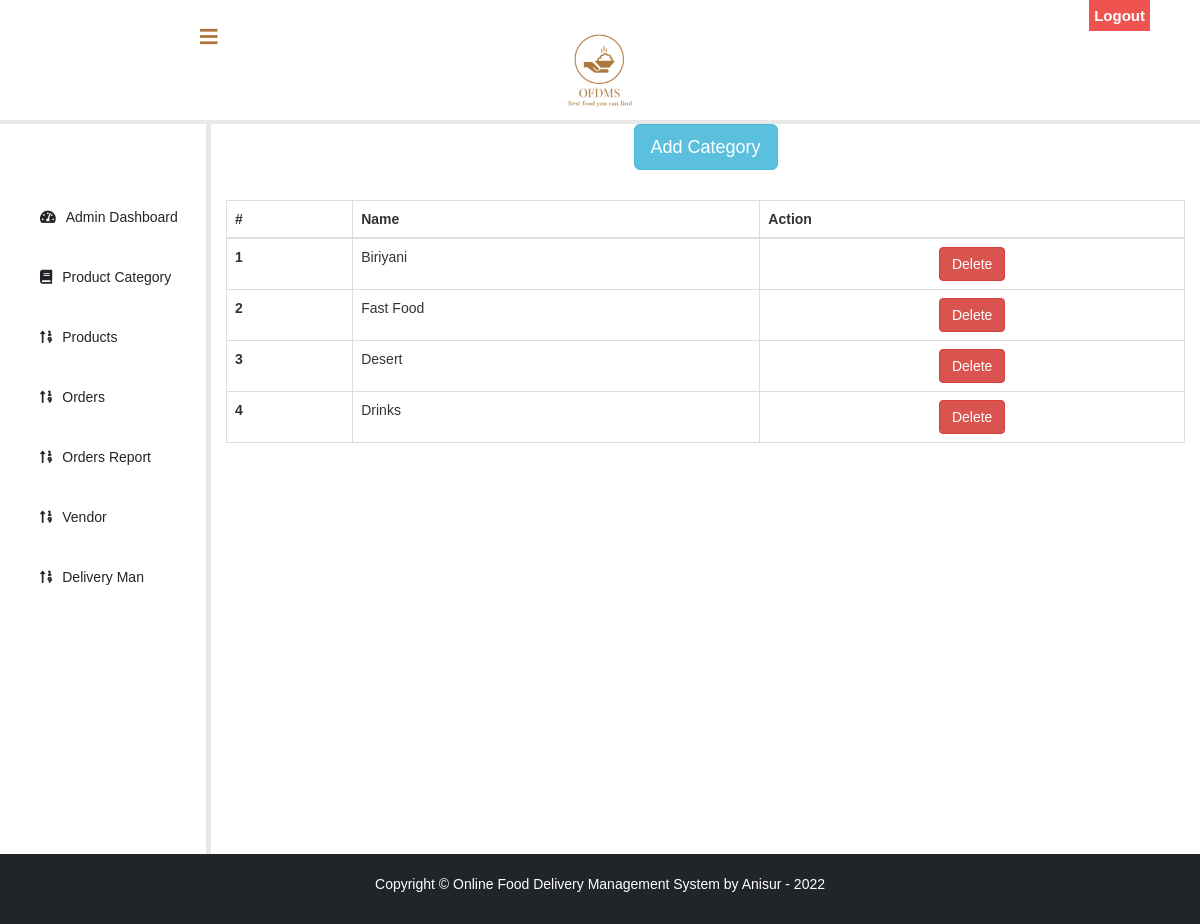
The page /sadmin/product-category/ (signed in) on the database its author committed.
### product/models.py (models this page shows, shortened)
class ProductCategory(models.Model):
    name =  models.CharField(max_length=20, null=False)

### mainapp/views.py (the view)
# urls.py: path('sadmin/product-category/', views.cat_details, name='product-details'),
@login_required(login_url='adminlogin')
def cat_details(request):
    cat_form = vfrom.ProductCatAddForm()
    product_cat = pmodel.ProductCategory.objects.all()
    dict ={'cat_form':cat_form,'product':product_cat}
    if request.method == 'POST':
        product_cat = vfrom.ProductCatAddForm(request.POST)
        if product_cat.is_valid():
            product_cat = product_cat.save(commit=False)
            product_cat.save()
            return HttpResponseRedirect('/sadmin/product-category/')
    return render(request, 'admin/cat-details.html',context=dict)

### templates/admin/cat-details.html (shortened to what this page needs)
{% extends 'admin/base.html' %}
{% load widget_tweaks %}
{% block content %}
<head>
  </head>
<br><br>
        {% include 'admin/sidebar.html' %}
  <div class="container">
    <div class="text-center">
          <button type="button" class="btn btn-info btn-lg" data-toggle="modal" data-target="#myModal">Add Category</button>
    </div>
     <div style="margin-top: 3rem">
         <table class="table table-bordered">
             <thead class="thead-light">
             <tr>
                 <th scope="col">#</th>
                 <th scope="col">Name</th>
                 <th scope="col">Action</th>
             </tr>
             </thead>
             <tbody>
             {% for i in product %}
             <tr>
                 <th scope="row">{{ forloop.counter }}</th>
                 <td>{{ i.name }}</td>
                  <td class="text-center">
                                        <a class="btn btn-danger" href="/product-category/delete/{{ i.id }}">Delete</a>
                  </td>
             </tr>
             {% endfor %}
             </tbody>
         </table>
     </div>
  </div>
<br><br><br><br><br><br><br><br><br><br>
{% endblock content %}

### templates/admin/base.html (style rules this page uses)
a:link { text-decoration: none; }
body { margin: 0; padding: 0; font-family: "Gill Sans", sans-serif;; }

### templates/admin/cat-details.html (style rules this page uses)
a:link { text-decoration: none; }

### rows shown on the page
ProductCategory: name "Biriyani"
ProductCategory: name "Fast Food"
ProductCategory: name "Desert"
ProductCategory: name "Drinks"
